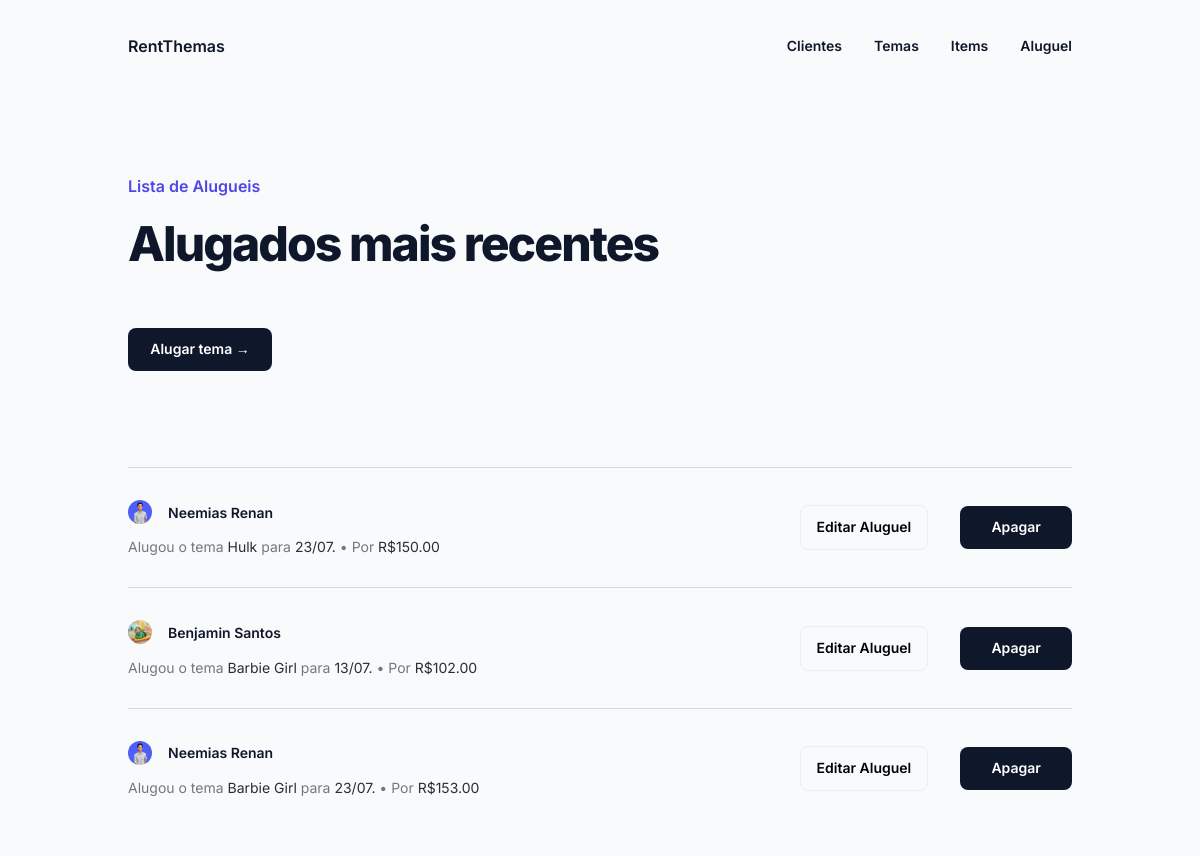
Page /listRent/ on the earlier database version.
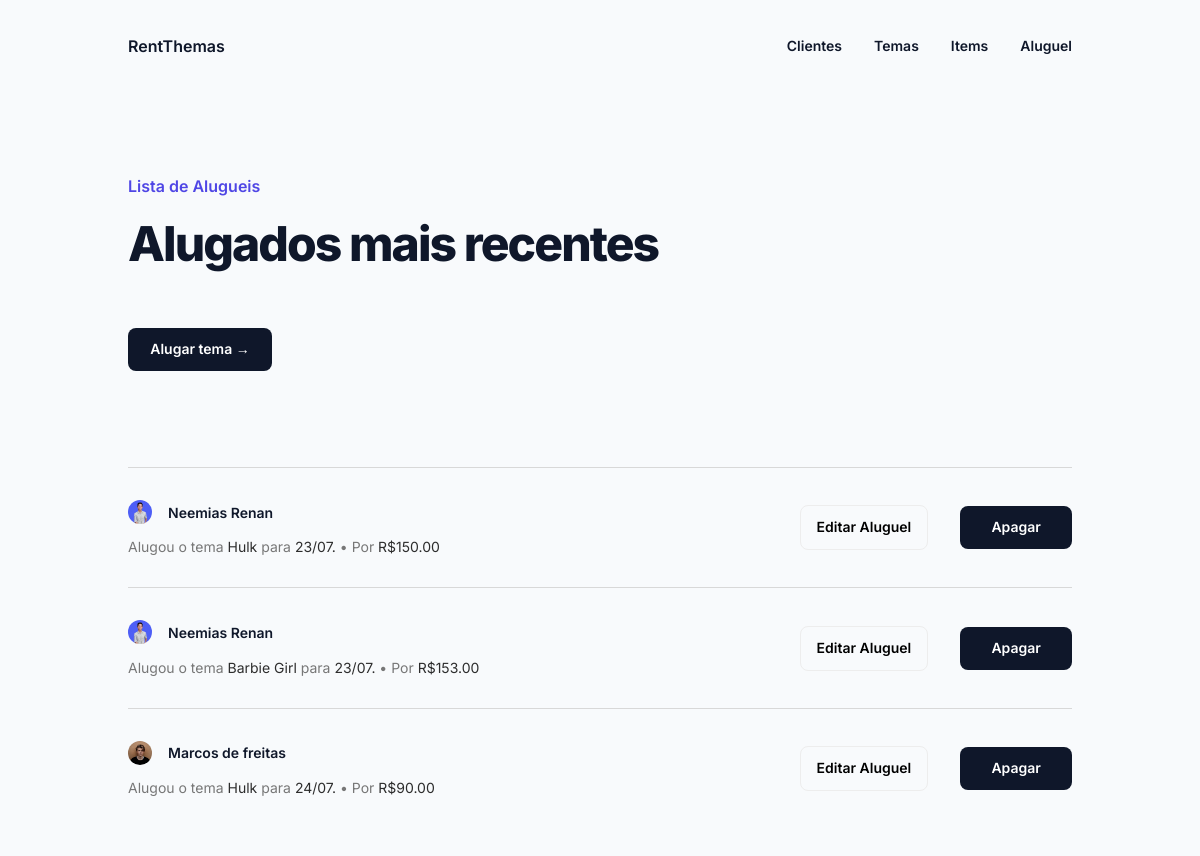
Same page on the later database version.
### rent/models.py (models this page shows, shortened)
class Rent(models.Model):
    date = models.DateField(blank=False, null=False)
    start_hours = models.CharField(max_length=5, blank=False, null=False)
    end_hours = models.CharField(max_length=5, blank=False, null=False)
    client = models.ForeignKey('Client', on_delete=CASCADE, related_name='rents')
    theme = models.ForeignKey('Theme', on_delete=CASCADE, related_name='rents')
    address = models.OneToOneField('Address', on_delete=models.CASCADE, null=True)
    total_price = models.DecimalField(max_digits=8,decimal_places=2)

class Client(models.Model):
    name = models.CharField(max_length=60, blank=False)
    email = models.CharField(max_length=60, blank=True)
    perfil = models.ImageField(upload_to='photo_perfil/', null=True)

class Theme(models.Model):
    name = models.CharField(max_length=20, blank=False)
    description = models.CharField(max_length=500,null=True)
    color = models.CharField(max_length=10)
    price = models.DecimalField(max_digits=8,decimal_places=2)
    itens =  models.ManyToManyField('Item', related_name='themes')
    photo = models.ImageField(upload_to='theme_photos/', null=True)

### rent/views.py (the view)
# urls.py: path('listRent/', RentViews.listRent),
    def listRent(request):
        rent_list = AluguelDAO().listaAlugueis()
        context = {'rent_list': rent_list}
        return render(request, 'rent/listRent.html', context)

### rent/dao.py (called while the page is built)
    def listaAlugueis(self):
        return Rent.objects.all()

### rent/templates/rent/listRent.html
{% extends "index.html" %}
{% load l10n %}
{% block content %}
<small>Lista de Alugueis</small>
<h3>Alugados mais recentes</h3>
<a class="button-3" href="/formRent">Alugar tema →</a>
<div class="cards-rent">
    {% if rent_list %}
    {% for rent in rent_list%}
    <div class="card-rent">
        <div class="card-rent-left">
            <div class="card-rent-user">
                <img class="card-rent-user-img" src="{{rent.client.perfil.url}}" alt="{{rent.client.name}}">
                <p class="card-rent-user-name">{{rent.client.name}}</p>
            </div>
            <p class="card-rent-status">Alugou o tema <span>{{rent.theme.name}}</span> para
                <span>{{rent.date|date:"d/m"}}.</span> • Por <span>R${{rent.total_price}}</span>
            </p>
        </div>
        <div class="card-rent-right">
            <a href="/detailRent/{{rent.id}}"> <button class="button-2">Editar Aluguel</button></a>
            <a href="/deleteRent/{{rent.id}}"> <button class="button-3" style="margin: 0;">Apagar</button></a>
        </div>
    </div>
    {% endfor %}
    {% else %}
    <p>Nenhum item cadastrado!!</p>
    {%endif%}
</div>
{% endblock %}

### rent/templates/index.html (shortened to what this page needs)
{% load static %}
<!DOCTYPE html>
<html lang="pt-br">
<head>
    <link rel="stylesheet" href="{% static 'css/mystyles.css' %}">
</head>
<body>
    <div id="sidebar">
        <a href="/" class="logo">RentThemas</a>
        <nav class="navbar">
            <a href="/listClient" class="nav-link">Clientes</a>
            <a href="/listTheme" class="nav-link">Temas</a>
            <a href="/listItem" class="nav-link">Items</a>
            <a href="/listRent" class="nav-link">Aluguel</a>
        </nav>
    </div>
    <div id="content">
        {% block content %}
        {% endblock %}
    </div>
</body>
</html>

### rent/static/css/mystyles.css (style rules this page uses)
body { margin: 0; padding: 0; display: flex; flex-direction: column; font-family: 'Inter', sans-serif; color: #0f172a; background: #F8FAFC; }
a { text-decoration: none; color: inherit; }
#sidebar { padding-left: 2rem; padding-right: 2rem; height: 92px; margin: 0em 271.5px; display: flex; align-items: center; justify-content: space-between; }
.logo { font-size: 16px; font-weight: 600; line-height: 24px; }
.navbar { display: flex; gap: 2em; }
.nav-link { font-size: 14px; font-weight: 600; line-height: 24px; }
#content { padding-left: 2rem; padding-right: 2rem; margin: 80px 271.5px 15em; }
h3 { font-size: 3rem; font-weight: 800; letter-spacing: -.04em; line-height: 56px; margin: 0; margin-top: 1rem; }
small { font-size: 16px; font-weight: 600; line-height: 28px; color: #4F46E5; }
.button-2 { display: flex; padding: 11px 15.77px 12px 16px; justify-content: center; align-items: flex-start; border-radius: 8px; background: none; font-size: 14px; font-style: normal; font-weight: 600; line-height: 20px; font-family: 'Inter', sans-serif; border: solid 1px rgb(237 237 237); cursor: pointer; }
.button-3 { display: flex; padding: 11px 15.77px 12px 16px; justify-content: center; align-items: flex-start; border-radius: 8px; background: #0F172A; color: white; font-size: 14px; font-style: normal; font-weight: 600; line-height: 20px; font-family: 'Inter', sans-serif; border: none; width: 8em; cursor: pointer; margin-top: 4em; }
@media (max-width:1400px) { #sidebar { margin: 0em 6em; } }
@media (max-width:1400px) { #content { margin: 80px 6em 8em; } }
.cards-rent { display: flex; flex-direction: column; margin-top: 6em; }
.card-rent { padding: 2em 0em; border-top: solid 1px #d8d8d8; display: flex; flex-direction: row; justify-content: space-between; }
.card-rent-left { gap: 0.9em; display: flex; flex-direction: column; }
.card-rent-right { display: flex; align-items: center; gap: 2em; }
.card-rent-user { display: flex; flex-direction: row; gap: 1em; align-items: center; }
.card-rent-user-img { width: 1.5em; height: 1.5em; border-radius: 50%; }
.card-rent-user-name { font-size: 0.875rem; font-weight: 600; margin: 0; }
.card-rent-status { font-size: 0.875rem; margin: 0; color: #777777; }
.card-rent-status span { color: #2d2d2d; }

Differences in the rows shown:
removed Rent: client.perfil (picture), client.name "Benjamin Santos", theme.name "Barbie Girl", date "13/07", total_price "102.00"
added Rent: client.perfil (picture), client.name "Marcos de freitas", theme.name "Hulk", date "24/07", total_price "90.00"
